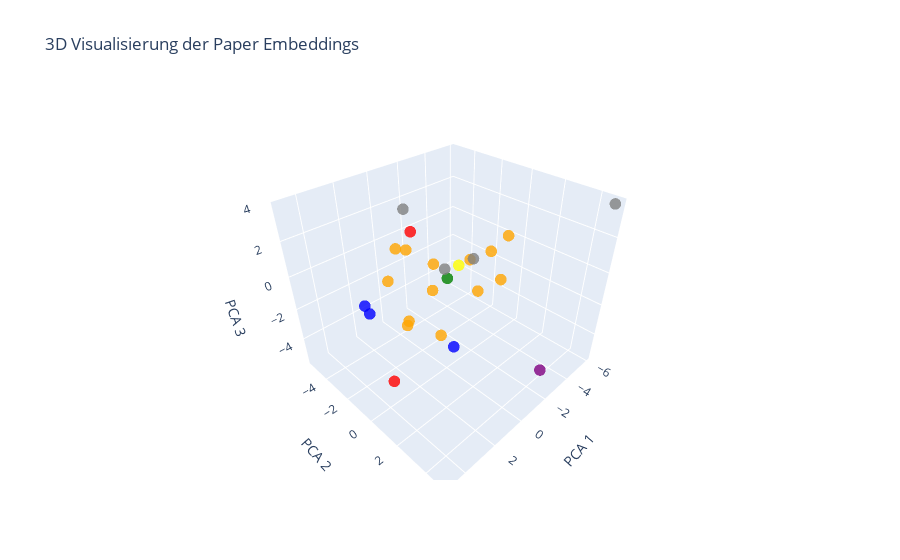

The code cell stored with this chart in its notebook:
### Code cell
from sklearn.decomposition import PCA
from sklearn.metrics.pairwise import cosine_similarity
import plotly.graph_objects as go


pca = PCA(n_components=3)
embeddings_reduced = pca.fit_transform(df["emb_ti_auth_sum"].values.tolist())

# Calculate pairwise cosine similarities between all paper embeddings
cosine_similarities = cosine_similarity(df["emb_ti_auth_sum"].values.tolist())


# Define a color mapping dictionary
color_mapping_cos_sim = {

}



fig = go.Figure()

fig.add_trace(go.Scatter3d(
    x=embeddings_reduced[:, 0], 
    y=embeddings_reduced[:, 1], 
    z=embeddings_reduced[:, 2],
    mode="markers",
    marker=dict(
        size= 4,
        color= "",
        colorscale= "Viridis",
        opacity= 0.8
    )
))

fig.update_layout(
    title="3D Visualisierung der Paper Embeddings",
    scene=dict(
        xaxis_title="PCA 1",
        yaxis_title="PCA 2",
        zaxis_title="PCA 3"
    )
)

fig.show()

### Figure 1 — Plotly figure (JSON) as saved in the notebook; plotly's stock layout.template omitted (floating-point values rounded to 4 significant figures)
{"data": [{"marker": {"color": ["blue", "blue", "red", "green", "orange", "orange", "purple", "orange", "yellow", "orange", "orange", "red", "gray", "orange", "orange", "gray", "orange", "blue", "orange", "gray", "orange", "gray", "orange", "orange", "orange"], "colorscale": [[0, "#440154"], [0.1111, "#482878"], [0.2222, "#3e4989"], [0.3333, "#31688e"], [0.4444, "#26828e"], [0.5556, "#1f9e89"], [0.6667, "#35b779"], [0.7778, "#6ece58"], [0.8889, "#b5de2b"], [1, "#fde725"]], "opacity": 0.8, "size": 4}, "mode": "markers", "type": "scatter3d", "x": [3.373, 4.26, -2.35, -0.6256, 1.133, 1.453, -3.263, 0.983, -1.9, -0.7084, -0.0003236, 4.882, -1.568, -4.759, -3.866, -1.249, 2.856, 2.191, 1.32, -3.258, -0.5789, -5.914, 0.893, 2.113, 4.582], "y": [-2.173, -0.429, -5.394, -0.5649, -2.361, 0.6863, 3.93, 0.6064, -1.0, 1.428, -2.981, 1.783, -4.959, -0.3535, 0.6119, -1.396, -0.8201, 2.677, 2.696, -1.186, 2.205, 4.888, -0.03181, -0.4366, 2.574], "z": [-0.862, 0.1239, -0.2082, -0.3906, 1.311, 1.93, -5.541, -2.477, -0.3724, -0.2166, 0.5256, -1.947, 1.636, -2.331, 1.255, -0.4922, 0.9738, -1.127, 2.967, -0.6329, 2.361, 3.729, -0.112, -1.524, 1.422]}], "layout": {"scene": {"xaxis": {"title": {"text": "PCA 1"}}, "yaxis": {"title": {"text": "PCA 2"}}, "zaxis": {"title": {"text": "PCA 3"}}}, "title": {"text": "3D Visualisierung der Paper Embeddings"}}}
